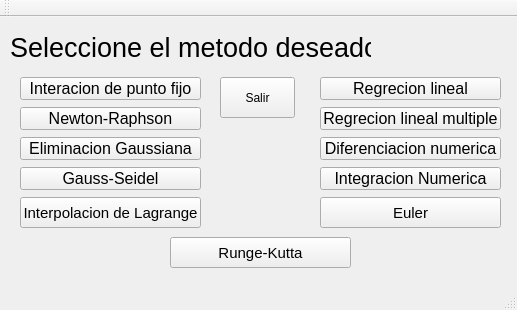
<?xml version="1.0" encoding="UTF-8"?>
<ui version="4.0">
 <class>PI</class>
 <widget class="QMainWindow" name="PI">
  <property name="geometry">
   <rect>
    <x>0</x>
    <y>0</y>
    <width>517</width>
    <height>310</height>
   </rect>
  </property>
  <property name="windowTitle">
   <string>PI</string>
  </property>
  <widget class="QWidget" name="centralWidget">
   <widget class="QPushButton" name="Sal">
    <property name="geometry">
     <rect>
      <x>220</x>
      <y>60</y>
      <width>75</width>
      <height>41</height>
     </rect>
    </property>
    <property name="text">
     <string>Salir</string>
    </property>
   </widget>
   <widget class="QPushButton" name="P11">
    <property name="geometry">
     <rect>
      <x>170</x>
      <y>220</y>
      <width>181</width>
      <height>31</height>
     </rect>
    </property>
    <property name="font">
     <font>
      <pointsize>11</pointsize>
     </font>
    </property>
    <property name="text">
     <string>Runge-Kutta</string>
    </property>
   </widget>
   <widget class="QPushButton" name="P2">
    <property name="geometry">
     <rect>
      <x>20</x>
      <y>90</y>
      <width>181</width>
      <height>23</height>
     </rect>
    </property>
    <property name="font">
     <font>
      <pointsize>12</pointsize>
     </font>
    </property>
    <property name="text">
     <string>Newton-Raphson</string>
    </property>
   </widget>
   <widget class="QPushButton" name="P4">
    <property name="geometry">
     <rect>
      <x>20</x>
      <y>150</y>
      <width>181</width>
      <height>23</height>
     </rect>
    </property>
    <property name="font">
     <font>
      <pointsize>12</pointsize>
     </font>
    </property>
    <property name="text">
     <string>Gauss-Seidel</string>
    </property>
   </widget>
   <widget class="QPushButton" name="P7">
    <property name="geometry">
     <rect>
      <x>320</x>
      <y>60</y>
      <width>181</width>
      <height>23</height>
     </rect>
    </property>
    <property name="font">
     <font>
      <pointsize>12</pointsize>
     </font>
    </property>
    <property name="text">
     <string>Regrecion lineal</string>
    </property>
   </widget>
   <widget class="QPushButton" name="P3">
    <property name="geometry">
     <rect>
      <x>20</x>
      <y>120</y>
      <width>181</width>
      <height>23</height>
     </rect>
    </property>
    <property name="font">
     <font>
      <pointsize>12</pointsize>
     </font>
    </property>
    <property name="text">
     <string>Eliminacion Gaussiana</string>
    </property>
   </widget>
   <widget class="QPushButton" name="P9">
    <property name="geometry">
     <rect>
      <x>320</x>
      <y>150</y>
      <width>181</width>
      <height>23</height>
     </rect>
    </property>
    <property name="font">
     <font>
      <pointsize>12</pointsize>
     </font>
    </property>
    <property name="text">
     <string>Integracion Numerica</string>
    </property>
   </widget>
   <widget class="QPushButton" name="P5">
    <property name="geometry">
     <rect>
      <x>20</x>
      <y>180</y>
      <width>181</width>
      <height>31</height>
     </rect>
    </property>
    <property name="font">
     <font>
      <pointsize>11</pointsize>
     </font>
    </property>
    <property name="text">
     <string>Interpolacion de Lagrange</string>
    </property>
   </widget>
   <widget class="QPushButton" name="P10">
    <property name="geometry">
     <rect>
      <x>320</x>
      <y>180</y>
      <width>181</width>
      <height>31</height>
     </rect>
    </property>
    <property name="font">
     <font>
      <pointsize>11</pointsize>
     </font>
    </property>
    <property name="text">
     <string>Euler</string>
    </property>
   </widget>
   <widget class="QPushButton" name="P6">
    <property name="geometry">
     <rect>
      <x>320</x>
      <y>90</y>
      <width>181</width>
      <height>23</height>
     </rect>
    </property>
    <property name="font">
     <font>
      <pointsize>12</pointsize>
     </font>
    </property>
    <property name="text">
     <string>Regrecion lineal multiple</string>
    </property>
   </widget>
   <widget class="QPushButton" name="P8">
    <property name="geometry">
     <rect>
      <x>320</x>
      <y>120</y>
      <width>181</width>
      <height>23</height>
     </rect>
    </property>
    <property name="font">
     <font>
      <pointsize>12</pointsize>
     </font>
    </property>
    <property name="text">
     <string>Diferenciacion numerica</string>
    </property>
   </widget>
   <widget class="QLabel" name="label">
    <property name="geometry">
     <rect>
      <x>10</x>
      <y>20</y>
      <width>361</width>
      <height>21</height>
     </rect>
    </property>
    <property name="font">
     <font>
      <pointsize>20</pointsize>
     </font>
    </property>
    <property name="text">
     <string>Seleccione el metodo deseado</string>
    </property>
   </widget>
   <widget class="QPushButton" name="P1">
    <property name="geometry">
     <rect>
      <x>20</x>
      <y>60</y>
      <width>181</width>
      <height>23</height>
     </rect>
    </property>
    <property name="font">
     <font>
      <pointsize>12</pointsize>
     </font>
    </property>
    <property name="text">
     <string>Interacion de punto fijo</string>
    </property>
   </widget>
  </widget>
  <widget class="QMenuBar" name="menuBar">
   <property name="geometry">
    <rect>
     <x>0</x>
     <y>0</y>
     <width>517</width>
     <height>21</height>
    </rect>
   </property>
  </widget>
  <widget class="QToolBar" name="mainToolBar">
   <attribute name="toolBarArea">
    <enum>TopToolBarArea</enum>
   </attribute>
   <attribute name="toolBarBreak">
    <bool>false</bool>
   </attribute>
  </widget>
  <widget class="QStatusBar" name="statusBar"/>
 </widget>
 <layoutdefault spacing="6" margin="11"/>
 <resources/>
 <connections/>
</ui>
